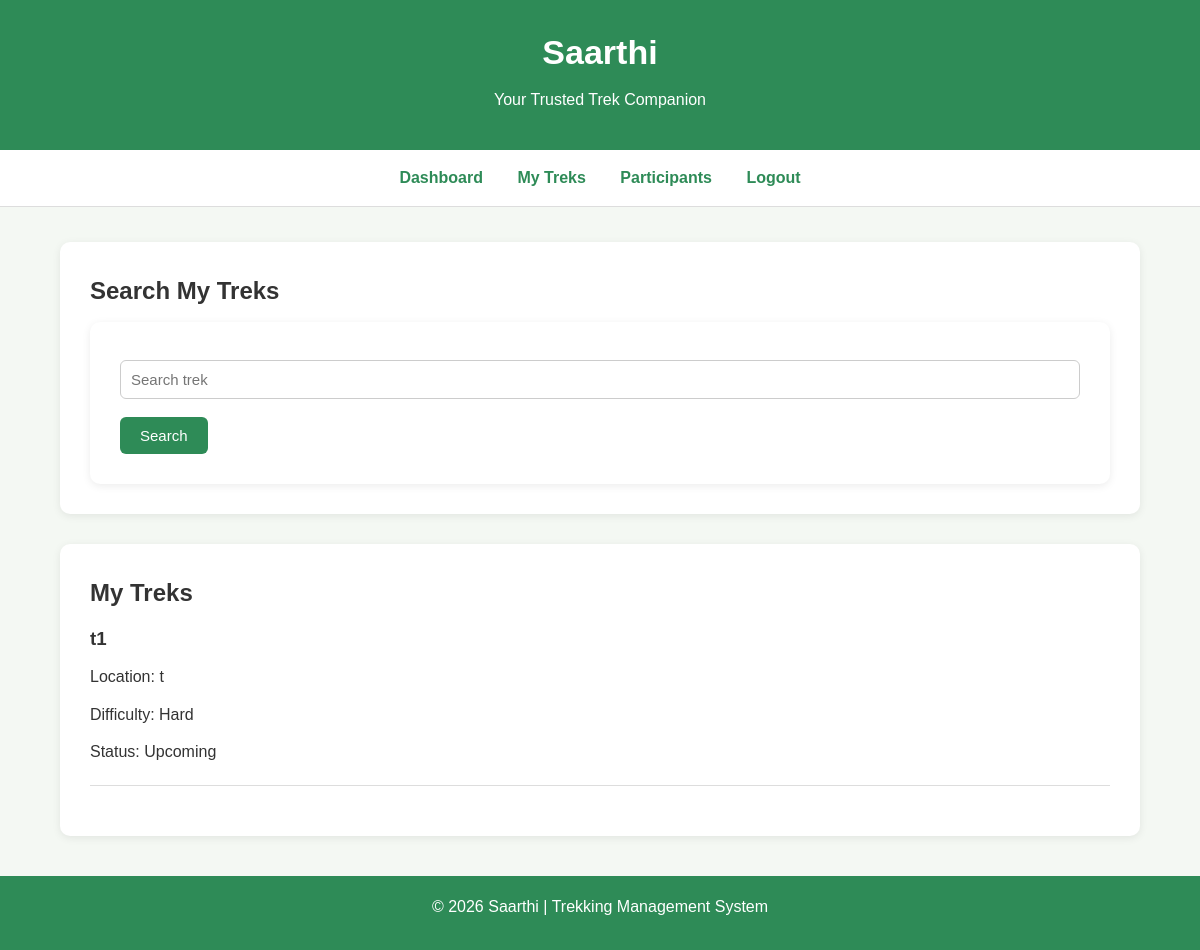
/staff_search (signed in), run on the app's committed database.
### app.py (models this page shows)
class Trekking_table(db.Model):
    id = db.Column(db.Integer, primary_key=True)
    name = db.Column(db.String(100), nullable=False)
    location = db.Column(db.String(100), nullable=False)
    user_id = db.Column(db.Integer, db.ForeignKey('user.id'), nullable=False)
    description = db.Column(db.Text, nullable=False)
    duration = db.Column(db.Integer, nullable=False)
    start_date = db.Column(db.Date, nullable=False)
    end_date = db.Column(db.Date, nullable=False)
    difficulty = db.Column(db.String(20), default="Easy")
    staff_id = db.Column(db.Integer, db.ForeignKey('staff.id'))
    available_slots = db.Column(db.Integer, default=20)
    status = db.Column(db.String(20), default="Upcoming")
    progress = db.Column(db.String(20), default="Not Started")

### app.py (the view, shortened to what this page needs)
@app.route("/staff_search", methods=["GET", "POST"])
def staff_search():
    if "user_id" not in session:
        return redirect("/login")
    if session.get("role") != "staff":
        return "Access Denied"
    staff = Staff.query.filter_by(
        name=session["username"]
    ).first()
    if not staff:
        return "Staff record not found."
    treks = Trekking_table.query.filter_by(
        staff_id=staff.id
    ).all()
    return render_template(
        "Staff/search_my_trek.html",
        treks=treks
    )

### templates/Staff/search_my_trek.html (shortened to what this page needs)
<!DOCTYPE html>
<html lang="en">
<head>
    <link
        rel="stylesheet"
        href="{{ url_for('static', filename='css/style.css') }}"
    >
</head>
<body>
<header>
    <h1>Saarthi</h1>
    <p>Your Trusted Trek Companion</p>
</header>
<nav>
    <a href="/staff_dashboard">Dashboard</a>
    <a href="/my_treks">My Treks</a>
    <a href="/participants">Participants</a>
    <a href="/logout">Logout</a>
</nav>
<div class="container">
    <div class="card">
        <h2>Search My Treks</h2>
        <form method="POST">
            <input
                type="text"
                name="search"
                placeholder="Search trek"
            >
            <button type="submit">Search</button>
        </form>
    </div>
    <div class="card">
        <h2>My Treks</h2>
        {% for trek in treks %}
        <div>
            <h3>{{ trek.name }}</h3>
            <p>Location: {{ trek.location }}</p>
            <p>Difficulty: {{ trek.difficulty }}</p>
            <p>Status: {{ trek.status }}</p>
        </div>
        <hr>
        {% else %}
        <p>No treks found.</p>
        {% endfor %}
    </div>
</div>
<footer>
    <p>© 2026 Saarthi | Trekking Management System</p>
</footer>
</body>
</html>

### static/css/style.css (style rules this page uses)
* { margin:0; padding:0; box-sizing:border-box; }
body { font-family:Arial, Helvetica, sans-serif; background:#f4f8f3; color:#333; line-height:1.6; }
header { background:#2e8b57; color:white; text-align:center; padding:25px; }
header h1 { font-size:34px; margin-bottom:8px; }
header p { font-size:16px; }
nav { background:white; text-align:center; padding:15px; border-bottom:1px solid #dddddd; }
nav a { color:#2e8b57; text-decoration:none; margin:0 15px; font-weight:bold; }
.container { width:90%; max-width:1100px; margin:35px auto; }
.card { background:white; padding:30px; border-radius:10px; box-shadow:0 2px 8px rgba(0,0,0,0.08); margin-bottom:30px; }
form { background:white; padding:30px; border-radius:10px; box-shadow:0 2px 8px rgba(0,0,0,0.08); }
input[type=text], input[type=email], input[type=password], input[type=number], select, textarea { width:100%; padding:10px; margin-top:8px; margin-bottom:18px; border:1px solid #cccccc; border-radius:6px; font-size:15px; }
input[type=submit], button { background:#2e8b57; color:white; border:none; padding:10px 20px; border-radius:6px; cursor:pointer; font-size:15px; }
h1 { margin-bottom:15px; }
h2 { margin-bottom:12px; }
h3 { margin-bottom:10px; }
hr { border:none; border-top:1px solid #dddddd; margin:20px 0; }
p { margin-bottom:12px; }
a { color:#2e8b57; }
footer { margin-top:40px; background:#2e8b57; color:white; text-align:center; padding:18px; }

### data on the page
Trekking_table: name "t1", location "t", difficulty "Hard", status "Upcoming"
